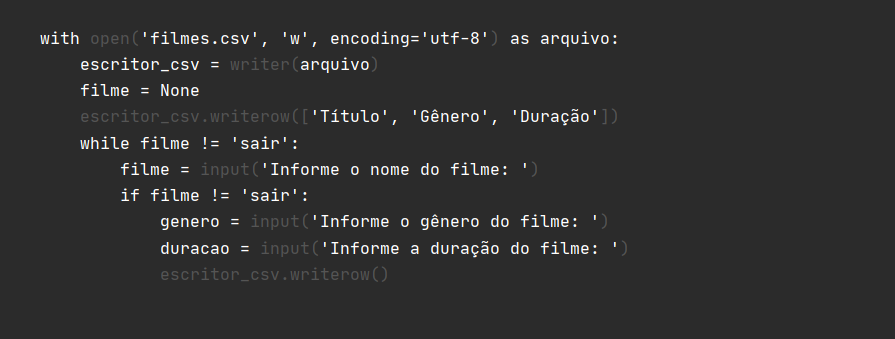
#> input picture images/banner-python.png, 895 x 339 px
$ python banner_linkedin.py
#> lines starting #> are read from the running program, lines starting #| are printed output that depends on the picture
#!/usr/bin/env python
# -*- coding: utf-8 -*-
"""
banner_linkedin
"""
# from PIL import Image, ImageDraw, ImageFont
#
# # Tamanho recomendado para o banner do LinkedIn
# banner_width = 1584
# banner_height = 396
#
# # Criando uma imagem em branco
# banner = Image.new('RGB', (banner_width, banner_height), color='white')
# draw = ImageDraw.Draw(banner)
#
# # Adicionando um texto ao banner
# font_size = 40
# font = ImageFont.load_default()  # Usando a fonte padrão, você pode ajustar conforme necessário
# text = "Alexandre Lorena\nDesenvolvedor Java | Python"
# text_width, text_height = draw.textbbox((0, 0), text, font=font)[2:]  # Ajuste aqui
#
# text_position = ((banner_width - text_width) // 2, (banner_height - text_height) // 2)
# draw.text(text_position, text, fill='black', font=font)
#
# # Salvando a imagem
# banner.save("linkedin_banner.png")
#
from PIL import Image, ImageDraw, ImageFont

# Tamanho recomendado para o banner do LinkedIn
banner_width = 1584
banner_height = 396

# Carregando a imagem de fundo
background_image = Image.open("images/banner-python.png")
#> background_image is the input picture: PIL image 895x339 RGBA; mean R, G, B, A 47.9, 47.9, 47.8, 255

# Redimensionando a imagem de fundo para as dimensões do banner
background_image = background_image.resize((banner_width, banner_height))
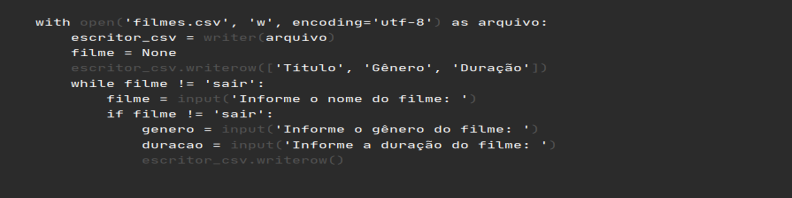
#> background_image: PIL image 1584x396 RGBA (shown at 1/2 size); mean R, G, B, A 47.8, 47.8, 47.8, 255

# Criando uma imagem em branco
banner = Image.new('RGB', (banner_width, banner_height), color='white')
#> banner: PIL image 1584x396 RGB; every value is 255

# Colando a imagem de fundo no banner
banner.paste(background_image, (0, 0))

draw = ImageDraw.Draw(banner)

# Adicionando a frase no espaço vazio no canto direito
font_size_name = 40
font_size_job = 25

# Carregando uma fonte do sistema com os tamanhos especificados
font_path = "C:/Windows/Fonts/arial.ttf"  # Substitua pelo caminho da fonte desejada
font_name = ImageFont.truetype(font_path, font_size_name)
font_job = ImageFont.truetype(font_path, font_size_job)

name_text = "Alexandre Lorena"
job_text = "Developer (Java | Python)"

# Ajustando as coordenadas X e Y para o canto direito
name_text_position = (
    banner_width - draw.textbbox((30, 40), name_text, font=font_name)[2],
    (banner_height - draw.textbbox((0, 0), name_text, font=font_name)[3]) // 2 - 30  # Ajuste para descer mais o texto
)
#> name_text_position = (1204, 149)

job_text_position = (
    banner_width - draw.textbbox((30, 40), job_text, font=font_job)[2],
    name_text_position[1] + draw.textbbox((0, 0), name_text, font=font_name)[3] + 10  # Ajuste para reduzir a distância
)
#> job_text_position = (1234, 197)

draw.text(name_text_position, name_text, fill='darkgrey', font=font_name)
draw.text(job_text_position, job_text, fill='grey', font=font_job)

# Salvando a imagem
banner.save("linkedin_banner_com_fundo_dividido_canto_direito.png")
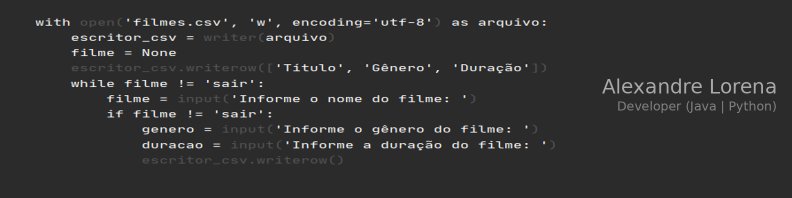
#> saved as linkedin_banner_com_fundo_dividido_canto_direito.png: PIL image 1584x396 RGB (shown at 1/2 size); mean R, G, B 48.6, 48.6, 48.6


# from PIL import Image, ImageDraw, ImageFont
# from io import BytesIO
# from rich.console import Console
#
# # Tamanho recomendado para o banner do LinkedIn
# banner_width = 1584
# banner_height = 396
#
# # Criando uma imagem em branco com um fundo
# background_image_path = "images/banner8.jpg"  # Substitua pelo caminho da sua imagem de fundo
# background_image = Image.open(background_image_path)
# banner = Image.new('RGB', (banner_width, banner_height), color='white')
# banner.paste(background_image, (0, 0))
#
# draw = ImageDraw.Draw(banner)
#
# # Adicionando a mensagem "Eu sou programador Python" ao banner
# message = "I am a Python programmer"
# font_size = 40
# font = ImageFont.load_default()  # Usando a fonte padrão, você pode ajustar conforme necessário
# text_width, text_height = draw.textbbox((0, 0), message, font=font)[2:]  # Ajuste aqui
#
# text_position = ((banner_width - text_width) // 2, (banner_height - text_height) // 2)
# draw.text(text_position, message, fill='black', font=font)
#
# # Criando um objeto Console para obter a saída formatada
# console = Console()
#
# # Capturando a saída do console.print
# with console.capture() as capture:
#     console.print("[black]with open('filmes.csv', 'w', encoding='utf-8') as arquivo:\n"
#                   "    escritor_csv = writer(arquivo)\n    filme = None\n    escritor_csv.writerow"
#                   "(['Título', 'Gênero', 'Duração'])  [white]# este método trabalha com lista\n"
#                   "[black]    while filme != 'sair':\n        filme = input('Informe o nome do filme: ')\n"
#                   "        if filme != 'sair':\n            genero = input('Informe o gênero do filme: ')\n"
#                   "            duracao = input('Informe a duração do filme: ')\n"
#                   "            escritor_csv.writerow([filme, genero, duracao])\n\n")
#
# # Obtendo a saída do console após o término do bloco `with`
# console_output = capture.get()
#
# # Adicionando o texto do console.print à imagem
# console_text_width, console_text_height = draw.textbbox((0, 0), console_output, font=font)[2:]
# console_text_position = ((banner_width - console_text_width) // 2, (banner_height - console_text_height) // 2 + text_height + 20)
# draw.text(console_text_position, console_output, fill='black', font=font)
#
# # Salvando a imagem
# banner.save("linkedin_banner_python_programmer.png")
